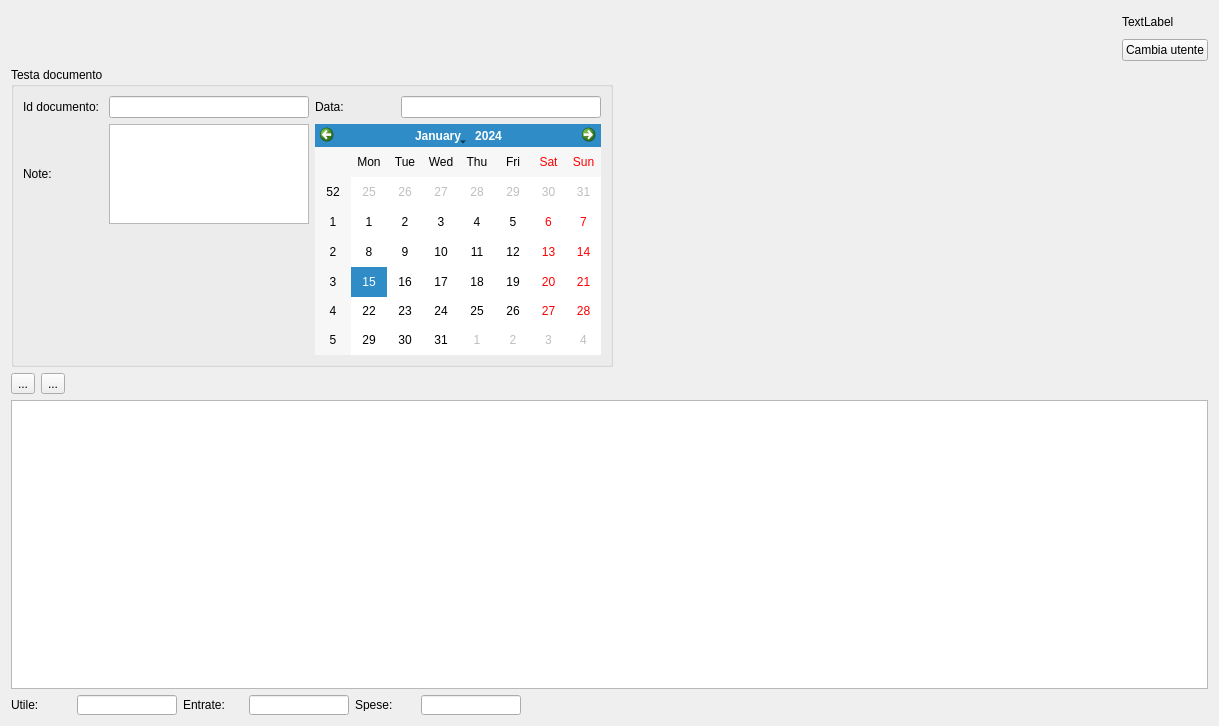
<?xml version="1.0" encoding="UTF-8"?>
<ui version="4.0">
 <class>screenDettaglioDocumenti</class>
 <widget class="QWidget" name="screenDettaglioDocumenti">
  <property name="geometry">
   <rect>
    <x>0</x>
    <y>0</y>
    <width>1219</width>
    <height>726</height>
   </rect>
  </property>
  <property name="windowTitle">
   <string>Form</string>
  </property>
  <layout class="QGridLayout" name="gridLayout_16">
   <item row="0" column="0" colspan="2">
    <layout class="QGridLayout" name="gridLayout_3">
     <item row="0" column="2">
      <layout class="QGridLayout" name="gridLayout_2">
       <item row="1" column="0">
        <widget class="QPushButton" name="button_cambiaLogin">
         <property name="text">
          <string>Cambia utente</string>
         </property>
        </widget>
       </item>
       <item row="0" column="0">
        <widget class="QLabel" name="label_utenteLog">
         <property name="text">
          <string>TextLabel</string>
         </property>
        </widget>
       </item>
      </layout>
     </item>
     <item row="0" column="1">
      <spacer name="horizontalSpacer">
       <property name="orientation">
        <enum>Qt::Horizontal</enum>
       </property>
       <property name="sizeHint" stdset="0">
        <size>
         <width>40</width>
         <height>20</height>
        </size>
       </property>
      </spacer>
     </item>
     <item row="0" column="0">
      <widget class="QWidget" name="w_toolBar" native="true">
       <property name="minimumSize">
        <size>
         <width>500</width>
         <height>50</height>
        </size>
       </property>
       <property name="maximumSize">
        <size>
         <width>500</width>
         <height>50</height>
        </size>
       </property>
       <layout class="QGridLayout" name="gridLayout">
        <item row="0" column="0">
         <layout class="QHBoxLayout" name="layoyt_toolbar"/>
        </item>
       </layout>
      </widget>
     </item>
    </layout>
   </item>
   <item row="1" column="1">
    <spacer name="horizontalSpacer_4">
     <property name="orientation">
      <enum>Qt::Horizontal</enum>
     </property>
     <property name="sizeHint" stdset="0">
      <size>
       <width>723</width>
       <height>20</height>
      </size>
     </property>
    </spacer>
   </item>
   <item row="1" column="0">
    <widget class="QGroupBox" name="groupBox">
     <property name="maximumSize">
      <size>
       <width>16777215</width>
       <height>300</height>
      </size>
     </property>
     <property name="title">
      <string>Testa documento</string>
     </property>
     <layout class="QGridLayout" name="gridLayout_9">
      <item row="0" column="0">
       <layout class="QGridLayout" name="gridLayout_8">
        <item row="0" column="0">
         <layout class="QGridLayout" name="gridLayout_6">
          <item row="0" column="0">
           <layout class="QGridLayout" name="gridLayout_7">
            <item row="0" column="0">
             <widget class="QLabel" name="label_3">
              <property name="minimumSize">
               <size>
                <width>80</width>
                <height>0</height>
               </size>
              </property>
              <property name="text">
               <string>Id documento:</string>
              </property>
             </widget>
            </item>
            <item row="0" column="1">
             <widget class="QLineEdit" name="l_codiceTestata">
              <property name="minimumSize">
               <size>
                <width>200</width>
                <height>0</height>
               </size>
              </property>
             </widget>
            </item>
            <item row="0" column="2">
             <spacer name="horizontalSpacer_3">
              <property name="orientation">
               <enum>Qt::Horizontal</enum>
              </property>
              <property name="sizeHint" stdset="0">
               <size>
                <width>40</width>
                <height>20</height>
               </size>
              </property>
             </spacer>
            </item>
           </layout>
          </item>
          <item row="1" column="0">
           <layout class="QGridLayout" name="gridLayout_4">
            <item row="0" column="1">
             <widget class="QPlainTextEdit" name="l_noteTestata">
              <property name="minimumSize">
               <size>
                <width>200</width>
                <height>100</height>
               </size>
              </property>
              <property name="maximumSize">
               <size>
                <width>200</width>
                <height>100</height>
               </size>
              </property>
             </widget>
            </item>
            <item row="0" column="0">
             <widget class="QLabel" name="label_5">
              <property name="minimumSize">
               <size>
                <width>80</width>
                <height>0</height>
               </size>
              </property>
              <property name="text">
               <string>Note:</string>
              </property>
             </widget>
            </item>
            <item row="0" column="2">
             <spacer name="horizontalSpacer_2">
              <property name="orientation">
               <enum>Qt::Horizontal</enum>
              </property>
              <property name="sizeHint" stdset="0">
               <size>
                <width>40</width>
                <height>20</height>
               </size>
              </property>
             </spacer>
            </item>
           </layout>
          </item>
          <item row="2" column="0">
           <spacer name="verticalSpacer">
            <property name="orientation">
             <enum>Qt::Vertical</enum>
            </property>
            <property name="sizeHint" stdset="0">
             <size>
              <width>20</width>
              <height>40</height>
             </size>
            </property>
           </spacer>
          </item>
         </layout>
        </item>
        <item row="0" column="1">
         <layout class="QGridLayout" name="gridLayout_5">
          <item row="0" column="0">
           <widget class="QLabel" name="label_6">
            <property name="minimumSize">
             <size>
              <width>80</width>
              <height>0</height>
             </size>
            </property>
            <property name="text">
             <string>Data:</string>
            </property>
           </widget>
          </item>
          <item row="0" column="1">
           <widget class="QLineEdit" name="l_dataTestata">
            <property name="minimumSize">
             <size>
              <width>200</width>
              <height>0</height>
             </size>
            </property>
           </widget>
          </item>
          <item row="1" column="0" colspan="2">
           <widget class="QCalendarWidget" name="calendarWidgetTestata"/>
          </item>
         </layout>
        </item>
       </layout>
      </item>
     </layout>
    </widget>
   </item>
   <item row="2" column="0" colspan="2">
    <layout class="QGridLayout" name="gridLayout_15">
     <item row="0" column="0">
      <layout class="QGridLayout" name="gridLayout_10">
       <item row="0" column="1">
        <widget class="QToolButton" name="tb_delRiga">
         <property name="text">
          <string>...</string>
         </property>
        </widget>
       </item>
       <item row="0" column="0">
        <widget class="QToolButton" name="tb_aggRiga">
         <property name="text">
          <string>...</string>
         </property>
        </widget>
       </item>
       <item row="0" column="2">
        <spacer name="horizontalSpacer_5">
         <property name="orientation">
          <enum>Qt::Horizontal</enum>
         </property>
         <property name="sizeHint" stdset="0">
          <size>
           <width>40</width>
           <height>20</height>
          </size>
         </property>
        </spacer>
       </item>
      </layout>
     </item>
     <item row="2" column="0">
      <layout class="QGridLayout" name="gridLayout_14">
       <item row="0" column="0">
        <layout class="QGridLayout" name="gridLayout_11">
         <item row="0" column="0">
          <widget class="QLabel" name="labelTotale">
           <property name="minimumSize">
            <size>
             <width>60</width>
             <height>13</height>
            </size>
           </property>
           <property name="maximumSize">
            <size>
             <width>60</width>
             <height>13</height>
            </size>
           </property>
           <property name="text">
            <string>Utile:</string>
           </property>
          </widget>
         </item>
         <item row="0" column="1">
          <widget class="QLineEdit" name="l_viewTotaleDoc">
           <property name="minimumSize">
            <size>
             <width>100</width>
             <height>20</height>
            </size>
           </property>
           <property name="maximumSize">
            <size>
             <width>100</width>
             <height>20</height>
            </size>
           </property>
          </widget>
         </item>
        </layout>
       </item>
       <item row="0" column="1">
        <layout class="QGridLayout" name="gridLayout_12">
         <item row="0" column="0">
          <widget class="QLabel" name="labelTotale_2">
           <property name="minimumSize">
            <size>
             <width>60</width>
             <height>13</height>
            </size>
           </property>
           <property name="maximumSize">
            <size>
             <width>60</width>
             <height>13</height>
            </size>
           </property>
           <property name="text">
            <string>Entrate:</string>
           </property>
          </widget>
         </item>
         <item row="0" column="1">
          <widget class="QLineEdit" name="l_viewEntrateDoc">
           <property name="minimumSize">
            <size>
             <width>100</width>
             <height>20</height>
            </size>
           </property>
           <property name="maximumSize">
            <size>
             <width>100</width>
             <height>20</height>
            </size>
           </property>
          </widget>
         </item>
        </layout>
       </item>
       <item row="0" column="2">
        <layout class="QGridLayout" name="gridLayout_13">
         <item row="0" column="0">
          <widget class="QLabel" name="labelTotale_3">
           <property name="minimumSize">
            <size>
             <width>60</width>
             <height>13</height>
            </size>
           </property>
           <property name="maximumSize">
            <size>
             <width>60</width>
             <height>13</height>
            </size>
           </property>
           <property name="text">
            <string>Spese:</string>
           </property>
          </widget>
         </item>
         <item row="0" column="1">
          <widget class="QLineEdit" name="l_viewUsciteDoc">
           <property name="minimumSize">
            <size>
             <width>100</width>
             <height>20</height>
            </size>
           </property>
           <property name="maximumSize">
            <size>
             <width>100</width>
             <height>20</height>
            </size>
           </property>
          </widget>
         </item>
        </layout>
       </item>
       <item row="0" column="3">
        <spacer name="horizontalSpacer_6">
         <property name="orientation">
          <enum>Qt::Horizontal</enum>
         </property>
         <property name="sizeHint" stdset="0">
          <size>
           <width>40</width>
           <height>20</height>
          </size>
         </property>
        </spacer>
       </item>
      </layout>
     </item>
     <item row="1" column="0">
      <widget class="QTableView" name="tableView"/>
     </item>
    </layout>
   </item>
  </layout>
 </widget>
 <tabstops>
  <tabstop>button_cambiaLogin</tabstop>
  <tabstop>l_codiceTestata</tabstop>
  <tabstop>l_dataTestata</tabstop>
  <tabstop>l_noteTestata</tabstop>
  <tabstop>calendarWidgetTestata</tabstop>
  <tabstop>tb_aggRiga</tabstop>
  <tabstop>tb_delRiga</tabstop>
  <tabstop>tableView</tabstop>
  <tabstop>l_viewTotaleDoc</tabstop>
  <tabstop>l_viewEntrateDoc</tabstop>
  <tabstop>l_viewUsciteDoc</tabstop>
 </tabstops>
 <resources/>
 <connections/>
</ui>
